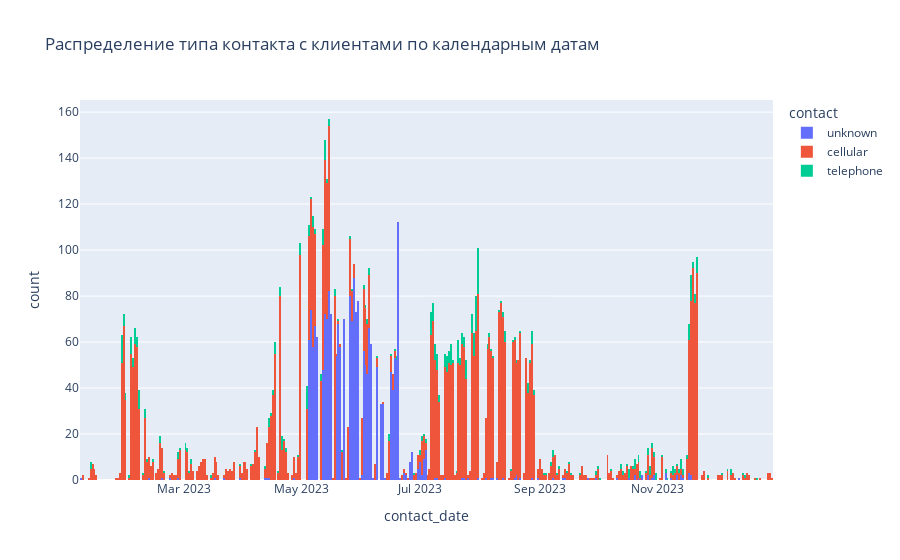

The cell this chart's notebook holds for it:
### Markdown cell above
Видно, что в определенные даты клиентам звонили явно чаще, в другие реже.

### Code cell
fig2 = px.histogram(
    data_newbies, 
    x='contact_date', 
    color='contact', 
    nbins=365,
    title='Распределение типа контакта с клиентами по календарным датам',
)
fig2.show()

### Figure 1 — Plotly figure (JSON) as saved in the notebook; plotly's stock layout.template omitted (floating-point values rounded to 4 significant figures; data arrays with more than 128 entries replaced by an {"elided": "..."} marker saying what was removed)
{"data": [{"alignmentgroup": "True", "bingroup": "x", "hovertemplate": "contact=unknown<br>contact_date=%{x}<br>count=%{y}<extra></extra>", "legendgroup": "unknown", "marker": {"color": "#636efa", "pattern": {"shape": ""}}, "name": "unknown", "nbinsx": 365, "offsetgroup": "unknown", "orientation": "v", "showlegend": true, "type": "histogram", "x": {"elided": "2128 str values"}, "xaxis": "x", "yaxis": "y"}, {"alignmentgroup": "True", "bingroup": "x", "hovertemplate": "contact=cellular<br>contact_date=%{x}<br>count=%{y}<extra></extra>", "legendgroup": "cellular", "marker": {"color": "#EF553B", "pattern": {"shape": ""}}, "name": "cellular", "nbinsx": 365, "offsetgroup": "cellular", "orientation": "v", "showlegend": true, "type": "histogram", "x": {"elided": "4882 str values"}, "xaxis": "x", "yaxis": "y"}, {"alignmentgroup": "True", "bingroup": "x", "hovertemplate": "contact=telephone<br>contact_date=%{x}<br>count=%{y}<extra></extra>", "legendgroup": "telephone", "marker": {"color": "#00cc96", "pattern": {"shape": ""}}, "name": "telephone", "nbinsx": 365, "offsetgroup": "telephone", "orientation": "v", "showlegend": true, "type": "histogram", "x": {"elided": "489 str values"}, "xaxis": "x", "yaxis": "y"}], "layout": {"barmode": "relative", "legend": {"title": {"text": "contact"}, "tracegroupgap": 0}, "title": {"text": "Распределение типа контакта с клиентами по календарным датам"}, "xaxis": {"anchor": "y", "domain": [0, 1], "title": {"text": "contact_date"}}, "yaxis": {"anchor": "x", "domain": [0, 1], "title": {"text": "count"}}}}
